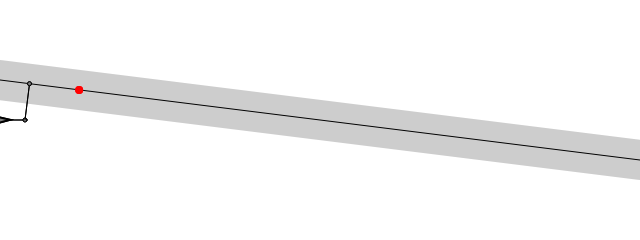
Frame 1 (no input)
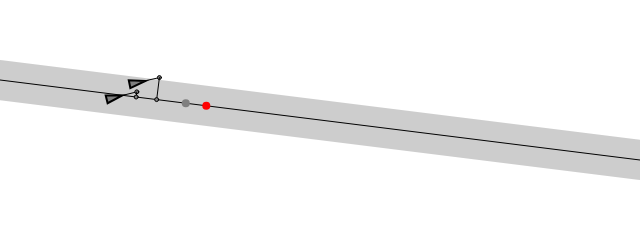
Frame 60 (no input)
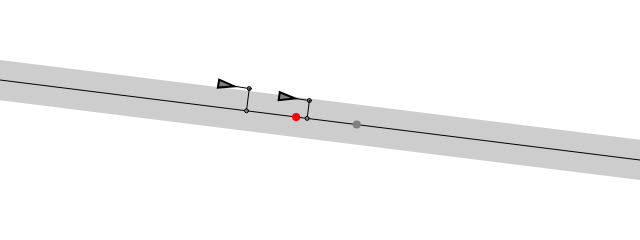
Frame 120 (the mouse pressed at the canvas centre since frame 60)

The p5.js sketch that drew these frames (run headless with seeded random() and noise() and a simulated clock; from frame 60 on, the mouse is pressed at the canvas centre):

// p5.js sketch
// ── sketch.js
// The Nature of Code
// Daniel Shiffman
// http://natureofcode.com

// Path Following
// Path is a just a straight line in this example
// Via Reynolds: // http://www.red3d.com/cwr/steer/PathFollow.html

// Using this variable to decide whether to draw all the stuff
let debug = true;

// A path object (series of connected points)
let path;

// Two vehicles
let vehicle1, vehicle2;
function setup() {
  createP("Hit space bar to toggle debugging lines.");

  createCanvas(640, 240);
  path = new Path();

  // Each vehicle has different maxspeed and maxforce for demo purposes
  vehicle1 = new Vehicle(0, height / 2, 2, 0.02);
  vehicle2 = new Vehicle(0, height / 2, 3, 0.05);
}

function draw() {
  background(255);
  // Display the path
  path.show();
  // The boids follow the path
  vehicle1.follow(path);
  vehicle2.follow(path);
  // Call the generic run method (update, borders, display, etc.)
  vehicle1.run();
  vehicle2.run();

  // Check if it gets to the end of the path since it's not a loop
  vehicle1.borders(path);
  vehicle2.borders(path);
}

function keyPressed() {
  if (key == " ") {
    debug = !debug;
  }
}

// ── path.js
// The Nature of Code
// Daniel Shiffman
// http://natureofcode.com

// Path Following

class Path {
  constructor() {
    // A path has a radius, i.e how far is it ok for the boid to wander off
    this.radius = 20;
    // A Path is line between two points (p5.Vector objects)
    this.start = createVector(0, height / 3);
    this.end = createVector(width, 2 * height / 3);
  }

  // Draw the path
  show() {

    strokeWeight(this.radius * 2);
    stroke(0, 50);
    line(this.start.x, this.start.y, this.end.x, this.end.y);

    strokeWeight(1);
    stroke(0);
    line(this.start.x, this.start.y, this.end.x, this.end.y);
  }
}
// ── vehicle.js
// The Nature of Code
// Daniel Shiffman
// http://natureofcode.com

// The "Vehicle" class

class Vehicle {
  constructor(x, y, ms, mf) {
    this.position = createVector(x, y);
    this.acceleration = createVector(0, 0);
    this.velocity = createVector(2, 0);
    this.r = 4;
    this.maxspeed = ms || 4;
    this.maxforce = mf || 0.1;
  }

  run() {
    this.update();
    this.show();
  }

  // This function implements Craig Reynolds' path following algorithm
  // http://www.red3d.com/cwr/steer/PathFollow.html
  follow(path) {
    //{!3} Step 1: Predict the vehicle’s future position.
    let future = this.velocity.copy();
    future.setMag(25);
    future.add(this.position);

    //{!1} Step 2: Find the normal point along the path.
    let normalPoint = getNormalPoint(future, path.start, path.end);

    //{!3} Step 3: Move a little further along the path and set a target.
    let b = p5.Vector.sub(path.end, path.start);
    b.setMag(25);
    let target = p5.Vector.add(normalPoint, b);

    //{!5} Step 4: If we are off the path,
    // seek that target in order to stay on the path.
    let distance = p5.Vector.dist(normalPoint, future);
    if (distance > path.radius) {
      this.seek(target);
    }

    // Draw the debugging stuff
    if (debug) {
      fill(127);
      stroke(0);
      line(this.position.x, this.position.y, future.x, future.y);
      ellipse(future.x, future.y, 4, 4);

      // Draw normal location
      fill(127);
      stroke(0);
      line(future.x, future.y, normalPoint.x, normalPoint.y);
      ellipse(normalPoint.x, normalPoint.y, 4, 4);
      stroke(0);
      if (distance > path.radius) fill(255, 0, 0);
      noStroke();
      ellipse(target.x + b.x, target.y + b.y, 8, 8);
    }
  }

  applyForce(force) {
    // We could add mass here if we want A = F / M
    this.acceleration.add(force);
  }

  // A method that calculates and applies a steering force towards a target
  // STEER = DESIRED MINUS VELOCITY
  seek(target) {
    let desired = p5.Vector.sub(target, this.position); // A vector pointing from the position to the target

    // If the magnitude of desired equals 0, skip out of here
    // (We could optimize this to check if x and y are 0 to avoid mag() square root
    if (desired.mag() === 0) return;

    // Normalize desired and scale to maximum speed
    desired.normalize();
    desired.mult(this.maxspeed);
    // Steering = Desired minus Velocity
    let steer = p5.Vector.sub(desired, this.velocity);
    steer.limit(this.maxforce); // Limit to maximum steering force

    this.applyForce(steer);
  }

  // Method to update position
  update() {
    // Update velocity
    this.velocity.add(this.acceleration);
    // Limit speed
    this.velocity.limit(this.maxspeed);
    this.position.add(this.velocity);
    // Reset accelerationelertion to 0 each cycle
    this.acceleration.mult(0);
  }

  // Wraparound
  borders(p) {
    if (this.position.x > p.end.x + this.r) {
      this.position.x = p.start.x - this.r;
      this.position.y = p.start.y + (this.position.y - p.end.y);
    }
  }

  show() {
    // Draw a triangle rotated in the direction of velocity
    let theta = this.velocity.heading() + PI / 2;
    fill(127);
    stroke(0);
    strokeWeight(2);
    push();
    translate(this.position.x, this.position.y);
    rotate(theta);
    beginShape();
    vertex(0, -this.r * 2);
    vertex(-this.r, this.r * 2);
    vertex(this.r, this.r * 2);
    endShape(CLOSE);
    pop();
  }
}

// A function to get the normal point from position to a line segment (a-b)
// This function could be optimized to make fewer new Vector objects
function getNormalPoint(position, a, b) {
  // Vector that points from a to position
  let vectorA = p5.Vector.sub(position, a);
  // Vector that points from a to b
  let vectorB = p5.Vector.sub(b, a);

  // Using the dot product for scalar projection
  vectorB.normalize();
  vectorB.mult(vectorA.dot(vectorB));
  //{!1} Finding the normal point along the line segment
  let normalPoint = p5.Vector.add(a, vectorB);

  return normalPoint;
}
